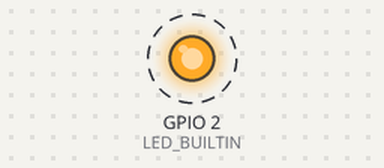
Bench run of a sketch on a simulated ESP8266 (NodeMCU). On the bench: output pins drawn as LEDs (lit = HIGH, except the on-board LED, lit = LOW). Dashed ring = blinking. Storage starts empty; what the sketch prints to the serial monitor is not drawn.

Above: at 0.2 s.
Timing chart, 0 to 3.0 s (numbered marks = the images above):
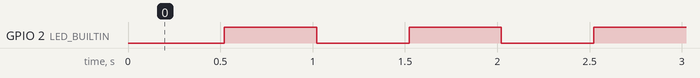

The sketch:

Amnesia.ino
```cpp
#include <LittleFS.h>

/*
  Amnesia 用于擦除 ESP8266 的文件系统和 WiFi 凭据
  灵感来源于：https://github.com/SpacehuhnTech/esp8266_deauther/blob/v2/Reset_Sketch
*/

void setup() {
  Serial.begin(115200);  // 开启串口

  Serial.println();
  Serial.println("Starting Amnesia...");
  Serial.println("WARNING: Cookie-Cats will forget anything it remembered.");

  // 格式化 LittleFS
  LittleFS.begin();
  Serial.println("LittlsFS started.");
  LittleFS.format();
  Serial.println("LittlsFS cleaned.");

  // 清除 WiFi 配置
  ESP.eraseConfig();
  Serial.println("WiFi credentials erased.");

  Serial.println("DONE!");

  // 启动 LED
  pinMode(LED_BUILTIN, OUTPUT);
}

void loop() {
  // 每隔 500ms 闪灯
  digitalWrite(LED_BUILTIN, LOW);
  delay(500);
  digitalWrite(LED_BUILTIN, HIGH);
  delay(500);
}
```

Measured:
- by itself, GPIO 2 (LED_BUILTIN): alternates HIGH for 0.50 s and LOW for 0.50 s
